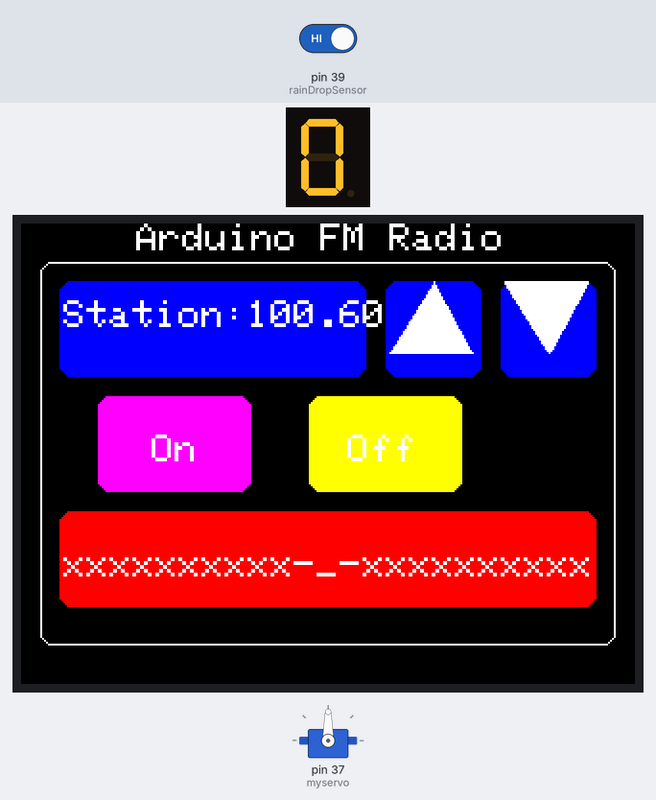
Bench run of a sketch on a simulated Arduino Mega 2560, built with avr-gcc and run on an emulated ATmega2560. On the bench: 1-digit seven-segment display, 320×240 colour display, servo. Wiring (inferred from the names in the program): 1-digit 7-segment display, segments lit when HIGH: segments pin 45, pin 47, pin 49, pin 51, pin 53, pin 43, pin 41. The inputs (shaded band) are chosen by the test bench; at power-on: pin 39 (rainDropSensor) HIGH. The segment pins are drawn as the display they are named for; what the sketch prints to the serial monitor is not drawn.

Above: at 0.4 s.

The sketch:

finalProjWithPriorities.ino
```cpp
#include <Arduino_FreeRTOS.h>
//RS lib
#include <Adafruit_GFX.h>                 //graphix library for drawing
#include <Adafruit_TFTLCD.h>              //LCD library to drive screen
#include "TouchScreen.h"                  //library for tounchscreen
#include <Wire.h>                         //I2C library
#include <TEA5767N.h>
#include <stdint.h>
//end
//fI LIB
#include <Servo.h>
//END
//FI PINS
#define rainDropSensor 39
Servo myservo;
int rainDropValue=0;
#define e 53
#define d 51
#define c 49
#define b 47
#define a 45
#define f 43
#define g 41
#define WaterLevelSensor  A15
int sensorReading =0;
//END
//pin RS
#define YP A2
#define XM A3
#define YM 22
#define XP 23
TEA5767N radio = TEA5767N();
TouchScreen ts = TouchScreen(XP, YP, XM, YM, 300);
#define LCD_CS A3                         //LCD Control Pins
#define LCD_CD A2                         //LCD Control Pins
#define LCD_WR A1                         //LCD Control Pins
#define LCD_RD A0                         //LCD Control Pins
#define LCD_RESET A4                       //LCD Control Pins
// Assign human-readable names to some common 16-bit color values:
#define  BLACK   0x0000
#define BLUE    0x07FF
#define RED     0xFFE0
#define GREEN   0xF81F
#define CYAN    0x001F
#define MAGENTA 0x07E0
#define YELLOW  0xF800
#define WHITE   0xFFFF
Adafruit_TFTLCD tft(LCD_CS, LCD_CD, LCD_WR, LCD_RD, LCD_RESET);
float station=100.6;                        //var to hold station
int volume = 5;                           //var to hold volume
int horz;                                 //var to hold x touch
int vert;                                 //var to hold y touch
String rdsname="xxxxxxxxxx-_-xxxxxxxxxx";
String on ="On";
String off="Off";
// end RS
//*****************************************************************************
TaskHandle_t TaskHandle_1;
TaskHandle_t TaskHandle_2;
TaskHandle_t TaskHandle_3;
TaskHandle_t TaskHandle_4;

//*****************************************************************************

void setup() {

  Serial.begin(9600);                    //serial comms for debug

  //RS setup
  tft.reset();                           //reset the screen
  tft.begin(0x8357);                     //start screen using chip identifier hex
  Wire.begin();
  tft.setRotation(1);                    //set rotation for wide screen
  tft.fillScreen(BLACK);                 //fill screen with black (ersatz clear)
  tft.setCursor(0, 0);
  tft.setTextColor(WHITE);               //set text color white
  tft.setTextSize(2);                    //set text size to 2 (1-6)
  tft.println("     Arduino FM Radio");  //print header to screen
   tft.drawRoundRect(10, 20, 300, 200, 6, WHITE); //draw screen outline
   tft.fillRoundRect(20, 30, 160, 50, 6, CYAN);    //draw station box
     tft.fillRoundRect(40, 90,80, 50, 6, GREEN); //draw On BUTTON box
     tft.fillRoundRect(150, 90,80, 50, 6, RED); //draw OFF BUTTON box
   tft.fillRoundRect(20, 150,280, 50, 6, YELLOW); //draw RDS box
   tft.fillRoundRect(190, 30, 50, 50, 6, CYAN);    //draw station up buton
   tft.fillRoundRect(250, 30, 50, 50, 6, CYAN);    //draw station down buton
   tft.fillTriangle(215, 30, 192, 67, 235, 67,WHITE); //draw up triangle for station
   tft.fillTriangle(275, 67, 252, 30, 295, 30,WHITE); //draw down triangle for station
  radio.setFrequency(station);
  // end setup RS
  //FI START
  pinMode(WaterLevelSensor,INPUT);
pinMode(e,OUTPUT);
  pinMode(b,OUTPUT);
  pinMode(d,OUTPUT);
  pinMode(c,OUTPUT);
  pinMode(g,OUTPUT);
  pinMode(a,OUTPUT);
  pinMode(f,OUTPUT);
  pinMode(g,OUTPUT);
  pinMode(rainDropSensor,INPUT);
  myservo.attach(37);
  // END


//*****************************************************************************
 xTaskCreate(MyTask1, "Task1", 100, NULL, 1, &TaskHandle_1);
  xTaskCreate(rs, "rs", 100, NULL, 2, &TaskHandle_1);
  xTaskCreate(waterlevel, "waterlevel", 100, NULL, 3, &TaskHandle_2);
  xTaskCreate(rainDrop, "rainDrop", 100, NULL, 4, &TaskHandle_3);


//*****************************************************************************

}
// RS function
void think(){
  //logic for buttons
  if(horz>370 && horz<450){           //station up
    if(vert>270 && vert<320){
      station=station+20;
      tft.fillRoundRect(20, 30, 160, 50, 6, RED);
      radio.selectFrequency(station);
    }
  }
  if(horz>200 && horz<250){           //station down
    if(vert>270 && vert<320){
      station=station-20;
      tft.fillRoundRect(20, 30, 160, 50, 6, RED);
      radio.selectFrequency(station);
    }
  }

  if(horz>=600 && horz<=750){           //on
    if(vert>400 && vert<800){
      Serial.print("on");
    radio.setStandByOff();
    }
  }
    if(horz>=400 && horz<=550){           //off
    if(vert>400 && vert<800){
       Serial.print("off");
  radio.setStandByOn();
    }
  }
}
// RS function END
// FI FUNCTION
//servoMovingFunction
void servo(){
   for (int pos = 0; pos <= 180; pos += 1) { // goes from 0 degrees to 180 degrees
    // in steps of 1 degree
    myservo.write(pos);              // tell servo to go to position in variable 'pos'
    delay(15);                       // waits 15ms for the servo to reach the position
  }}

    //to print 0
void zero(){
   //0
  digitalWrite(a,1);
 digitalWrite(b,1);
 digitalWrite(c,1);
 digitalWrite(d,1);
 digitalWrite(e,1);
 digitalWrite(f,1);
 digitalWrite(g,0);
}
//to print 1
void one(){
   //1
  digitalWrite(a,0);
 digitalWrite(b,1);
 digitalWrite(c,1);
 digitalWrite(d,0);
 digitalWrite(e,0);
 digitalWrite(f,0);
 digitalWrite(g,0);
}
//to print 2
void two(){
   //2
  digitalWrite(a,1);
 digitalWrite(b,1);
 digitalWrite(c,0);
 digitalWrite(d,1);
 digitalWrite(e,1);
 digitalWrite(f,0);
 digitalWrite(g,1);
}
//END
void loop(void) {

    //FI LOOP


    //END
}
//****************************************************************************************
static void rs(void* pvParameters){   // RS LOOP
 tft.setCursor(22, 40);
 tft.setTextColor(WHITE);
 tft.setTextSize(2);
 tft.print("Station:");
 tft.setTextColor(WHITE);
 tft.print(station);                //write station
 tft.setCursor(50, 160);
 tft.setTextSize(2);
tft.setCursor(22, 170);
 tft.print(rdsname);
tft.setCursor(68, 110);
 tft.print(on);
 tft.setCursor(170, 110);
 tft.print(off);
   digitalWrite(13, HIGH);
   TSPoint p = ts.getPoint();       //get touch
   digitalWrite(13, LOW);
   pinMode(XM, OUTPUT);
   pinMode(YP, OUTPUT);
   if (p.z > ts.pressureThreshhold) { //if touch is above threshold

     horz=p.x;                        //send touch values to variables
     vert=p.y;
     Serial.print("X = "); Serial.println(p.x);
     Serial.print("\tY = "); Serial.println(p.y);
     think();                         //call think function
  }
    /// RS END
    }
//*****************************************************************************
static void waterlevel(void* pvParameters){
    sensorReading=analogRead(WaterLevelSensor);
  if(sensorReading>=650){
   Serial.println(sensorReading);
   Serial.println("full");
   two();
  }
  else if(sensorReading>=600&&sensorReading<650){
   Serial.println(sensorReading);
   Serial.println("meduim");
   one();
  }
  else{
    Serial.println(sensorReading);
   Serial.println("Empty");
   zero();
  }}
//*************************************************************************************
  //rainDropActionFunction
 static void rainDrop(void* pvParameters){
    rainDropValue=digitalRead(rainDropSensor);
    Serial.println(rainDropValue);
    if(rainDropValue==0){
     servo();

    }}
    static void MyTask1(void* pvParameters)
{
    Serial.println("Task1 Changing its priority to 5");
    vTaskPrioritySet(TaskHandle_1,5); //Now task1 is of highest priority

    Serial.println("Task1 Resuming Task2");
    vTaskResume(TaskHandle_2);

    Serial.println("Task1 Resuming Task3");
    vTaskResume(TaskHandle_3);

    Serial.println("Task1 Resuming Task4");
    vTaskResume(TaskHandle_4);

    Serial.println("Task1 Deleting Itself");
    vTaskDelete(TaskHandle_1);
}
```
